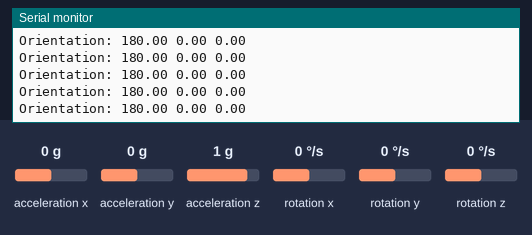
The sketch below on a simulated Arduino Nano 33 BLE. Shown: the last lines printed to the serial monitor. Inputs (shaded band) come from the test bench; at power-on: acceleration x 0 g, acceleration y 0 g, acceleration z 1 g, rotation x 0 °/s, rotation y 0 °/s, rotation z 0 °/s.

Above: at 1.8 s.
1.9 s: acceleration x set to -1.4 g
At 2.5 s:
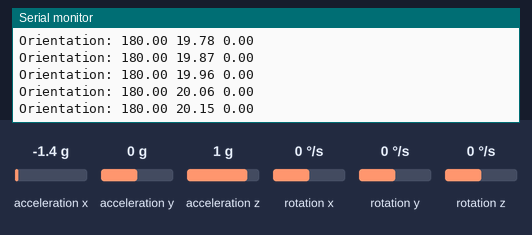
3.4 s: acceleration y set to -1.4 g
At 4.5 s:
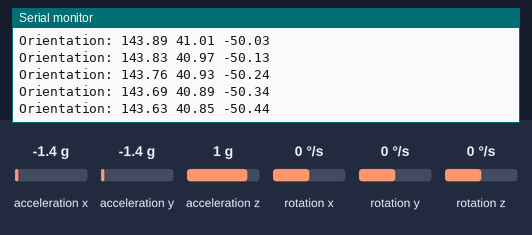
4.9 s: acceleration z set to -1.4 g
At 5.5 s:
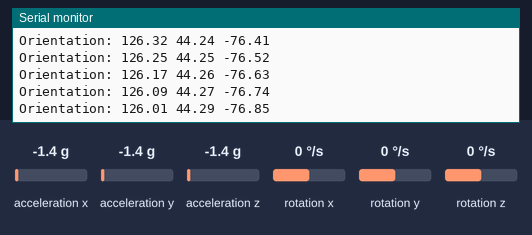
6.4 s: rotation x set to -192 °/s
At 7.3 s:
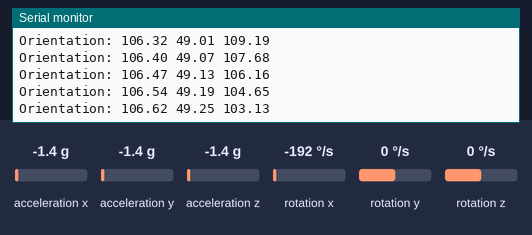
Timing chart, 0 to 7.6 s (numbered marks = the images above; inputs shaded):
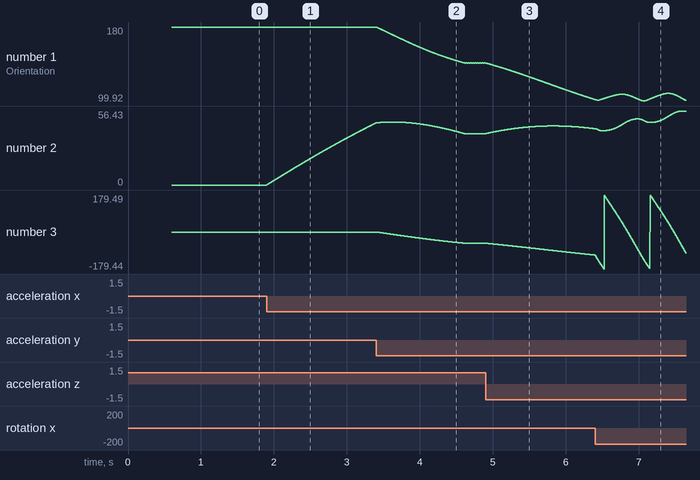

The sketch:

Gyroscope_Madgwick_Filter.ino
```cpp
#include "Arduino_LSM9DS1.h"
#include "MadgwickAHRS.h"

float gyro_x_cal, gyro_y_cal, gyro_z_cal, x, y, z;

// initialize a Madgwick filter:
Madgwick filter;

// sensor's sample rate is fixed at 104 Hz:
//const float sensorRate = 104;
//const float sensorRate = 104.00;

const float sensorRate =IMU.gyroscopeSampleRate(); // Die Arduino_LSM9DS1 Bibliothek für den Nano 33 BLE Sense enthält eine Funktion zur Abfrage der Samplerate


void setup() {
  Serial.begin(9600);
  // attempt to start the IMU:
  if (!IMU.begin()) {
    Serial.println("Failed to initialize IMU");
    // stop here if you can't access the IMU:
    while (true);
  }

 for (int cal_int = 0; cal_int < 2000 ; cal_int ++){              //Run this code 2000 times
    IMU.readGyroscope(x, y, z);                                   //Read the raw acc and gyro data from the MPU-6050
    gyro_x_cal += x;                                              //Add the gyro x-axis offset to the gyro_x_cal variable
    gyro_y_cal += y;                                              //Add the gyro y-axis offset to the gyro_y_cal variable
    gyro_z_cal += z;                                              //Add the gyro z-axis offset to the gyro_z_cal variable

  }
  gyro_x_cal /= 2000;                                             //Divide the gyro_x_cal variable by 2000 to get the avarage offset
  gyro_y_cal /= 2000;                                             //Divide the gyro_y_cal variable by 2000 to get the avarage offset
  gyro_z_cal /= 2000;                                             //Divide the gyro_z_cal variable by 2000 to get the avarage offset


  // start the filter to run at the sample rate:
  filter.begin(sensorRate);
}

void loop() {
  // values for acceleration and rotation:
  float xAcc, yAcc, zAcc;
  float xGyro, yGyro, zGyro;

  // values for orientation:
  float roll, pitch, heading;
  // check if the IMU is ready to read:
  if (IMU.accelerationAvailable() &&
      IMU.gyroscopeAvailable()) {
    // read accelerometer &and gyrometer:
    IMU.readAcceleration(xAcc, yAcc, zAcc);
    IMU.readGyroscope(xGyro, yGyro, zGyro);

    //
    xGyro -= gyro_x_cal;
    yGyro -= gyro_y_cal;
    zGyro -= gyro_z_cal;


    // update the filter, which computes orientation:
    filter.updateIMU(xGyro, yGyro, zGyro, xAcc, yAcc, zAcc);

    // print the heading, pitch and roll
    roll = filter.getRoll();
    pitch = filter.getPitch();
    heading = filter.getYaw();
    Serial.print("Orientation: ");
    Serial.print(heading);
    Serial.print(" ");
    Serial.print(pitch);
    Serial.print(" ");
    Serial.println(roll);

  }
}
```

Measured:
- after the input at 1.9 s, the serial monitor: prints a new line at once (image 1)
- plotted number 2: 0 → 47.34 after the input at 1.9 s
